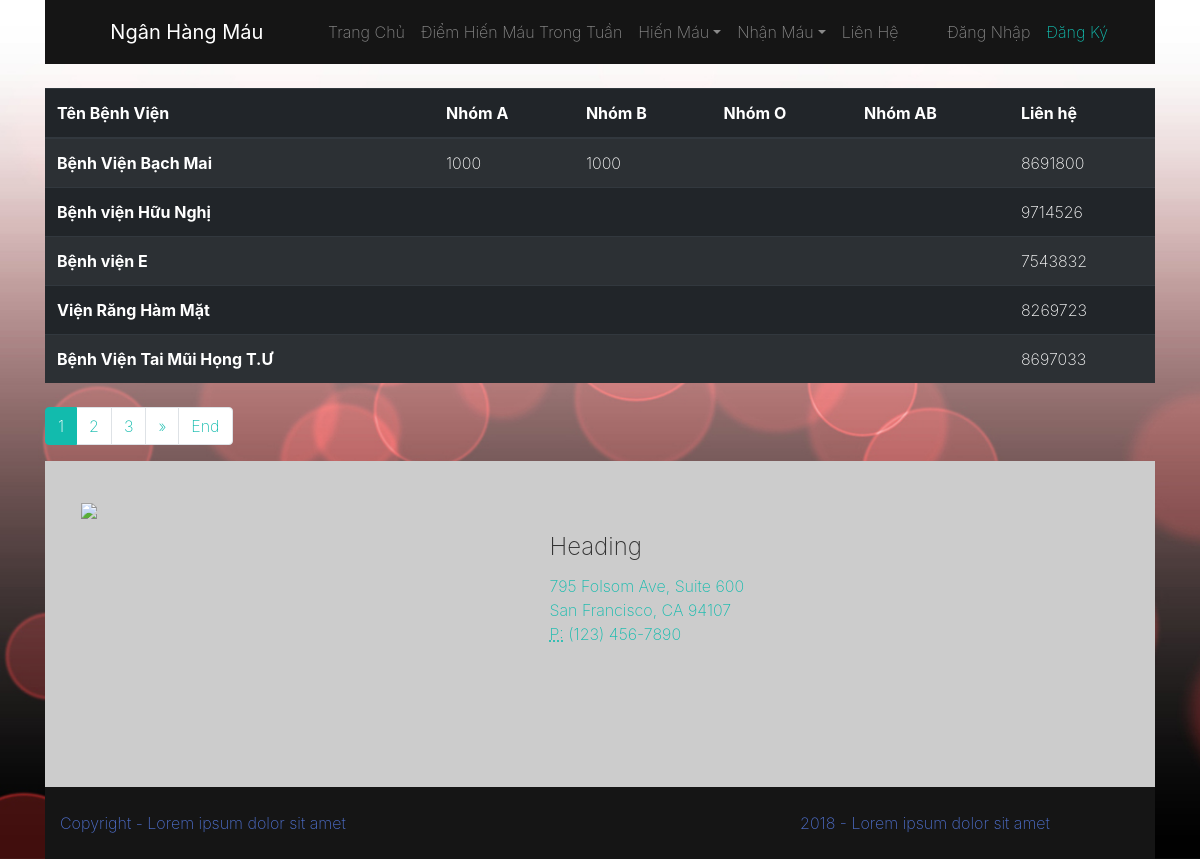
The page /danh-sach-benh-vien.php on the database its author committed.
### tables this page shows
CREATE TABLE `benhvien` (
  `maBV` int(11) NOT NULL,
  `tenBV` varchar(30) NOT NULL,
  `nhomA` int(11) DEFAULT NULL,
  `nhomB` int(11) DEFAULT NULL,
  `nhomO` int(11) DEFAULT NULL,
  `nhomAB` int(11) DEFAULT NULL,
  `lienHe` varchar(30) DEFAULT NULL
);

### controllers/benhvien_controller.php (called while the page is built, shortened)
<?php
include 'models/benhvien_model.php';
include 'models/pagination.php';
class C_benhvien{
    public function hienthi_phantrang()
    {
        $benhvien = new M_benhvien();
        $bang = $benhvien->chon_tatca();
        $bang_hientai = (isset($_GET['page'])) ? $_GET['page'] : 1;
        $pagination = new pagination(count($bang), $bang_hientai, 5, 3);
        $paginationHTML = $pagination->showPagination();
        $limit = $pagination->_nItemOnPage;
        $vitri = ($bang_hientai - 1) * $limit;
        $bang = $benhvien->chon_tatca($vitri,$limit);
        return array('bang'=>$bang, 'paginationHTML'=>$paginationHTML);
    }
}
?>

### danh-sach-benh-vien.php (called while the page is built)
<?php
include 'controllers/benhvien_controller.php';
$benhvien = new C_benhvien();
$noi_dung = $benhvien->hienthi_phantrang();
$bang = $noi_dung['bang'];
$pagination = $noi_dung['paginationHTML'];
include 'views/danhsachbenhvien.php';

### models/connection.php (called while the page is built, shortened)
<?php
class Database{
    public $_dbh = '';
    public $_sql = '';
    public function Database() {
        $this->_dbh = new PDO('mysql:host=localhost; dbname=nganhangmau','root','');
        $this->_dbh->query('set names "utf8"');
    }
    public function setQuery($sql) {
        $this->_sql = $sql;
    }
    public function execute($options=array()) {
        $this->_cursor = $this->_dbh->prepare($this->_sql);
        $this->_cursor->execute();
        return $this->_cursor;
    }
    public function loadAllRows($options=array()) {
        if(!$options) {
            if(!$result = $this->execute())
                return false;
        }
        else {
            if(!$result = $this->execute($options))
                return false;
        }
        return $result->fetchAll(PDO::FETCH_OBJ);
    }
}
?>

### models/benhvien_model.php (called while the page is built, shortened)
<?php
include_once 'connection.php';
class M_benhvien extends Database {
    public function chon_tatca($vitri=-1, $limit=-1)
    {
        $sql = "SELECT * FROM benhvien";
        if($vitri >= 0 &&  $limit > 1){
            $sql .= " LIMIT $vitri, $limit";
        }
        return $this->loadAllRows();
    }
}
?>

### views/danhsachbenhvien.php (the view)
<?php include 'head.php' ?>
    <div class="hospital-list">
     <table class="table table-striped table-dark ">
        <thead>
          <tr>
            <th scope="col">Tên Bệnh Viện</th>
            <th scope="col">Nhóm A</th>
            <th scope="col">Nhóm B</th>
            <th scope="col">Nhóm O</th>
            <th scope="col">Nhóm AB</th>
            <th scope="col">Liên hệ</th>
          </tr>
        </thead>
        <tbody>
        <?php
          for($i=0; $i < count($bang); $i++) {
        ?>
            <tr>
              <th scope="row"><?php echo $bang[$i]->tenBV ?></th>
              <td><?php echo $bang[$i]->nhomA ?></td>
              <td><?php echo $bang[$i]->nhomB ?></td>
              <td><?php echo $bang[$i]->nhomO ?></td>
              <td><?php echo $bang[$i]->nhomAB ?></td>
              <td><?php echo $bang[$i]->lienHe ?></td>
            </tr>
        <?php
          }
        ?>
      </tbody>
    </table>
    <?php echo $pagination; ?>
    </div>
<?php include 'foot.php' ?>

### models/pagination.php (shortened to what this page needs)
<?php
class pagination{
	private $_nPageShow ;
	private $_totalPage;
	private $_currentPage;
	public function __construct($totalItem,$currentPage = 1,$nItemOnPage = 5,$nPageShow = 5){
		$this->_nItemOnPage	= $nItemOnPage;
		$this->_nPageShow 	= $nPageShow;
		$this->_currentPage = $currentPage;
		$this->_totalPage  	= ceil($totalItem/$nItemOnPage);
	}
	public function showPagination(){
		$paginationHTML = '';
		if($this->_totalPage > 1){
			$actual_link = (isset($_SERVER['HTTPS']) ? "https" : "http") . "://$_SERVER[HTTP_HOST]$_SERVER[REQUEST_URI]";
			$start 	= '';
			$prev 	= '';
			$next 	= '';
			$end 	= '';
			if($this->_currentPage < $this->_totalPage){
				$next 	= "<li class='page-item' ><a class='page-link' href='$actual_link?page=".($this->_currentPage+1)."'>»</a></li>";
				$end 	= "<li class='page-item' ><a class='page-link' href='$actual_link?page=".$this->_totalPage."'>End</a></li>";
			}
			if($this->_nPageShow < $this->_totalPage){
				if($this->_currentPage == 1){
					$startPage 	= 1;
					$endPage 	= $this->_nPageShow;
				}else if($this->_currentPage == $this->_totalPage){
					$startPage		= $this->_totalPage - $this->_nPageShow + 1;
					$endPage		= $this->_totalPage;
				}
			}else{
				$startPage		= 1;
				$endPage		= $this->_totalPage;
			}
			$listPages = '';
			for($i = $startPage; $i <= $endPage; $i++){
				if($i == $this->_currentPage) {
					$listPages .= "<li class='page-item active'><a class='page-link' href='#'>".$i.'</a>';
				}else{
					$listPages .= "<li class='page-item' ><a class='page-link' href='$actual_link?page=".$i."'>".$i.'</a>';
				}
			}
			$paginationHTML = '<ul class="pagination">'.$start.$prev.$listPages.$next.$end.'</ul>';
		}
		$paginationNav = '<nav aria-label="Page navigation example">' . $paginationHTML . '</nav>';
		return $paginationNav;
	}
}
 ?>

### views/head.php (shortened to what this page needs)
<!DOCTYPE html>
<html>
<head>
  <link rel="stylesheet" type="text/css" href="font-awesome.min.css">
  <link rel="stylesheet" type="text/css" href="bootstrap-4.1.3.css">
  <link rel="stylesheet" type="text/css" href="public/style.css">
</head>
<body>
  <div class="container">
    <nav class="navbar navbar-expand-md navbar-dark bg-dark mb-3">
        <div class="container">
          <div class="collapse navbar-collapse" id="navbar12">
            <a class="navbar-brand d-none d-md-block" href="index.php">
              <i class="fa d-inline fa-lg fa-circle"></i>
              <b> Ngân Hàng Máu</b>
            </a>
            <ul class="navbar-nav mx-auto">
              <li class="nav-item"> <a class="nav-link" href="index.php">Trang Chủ<br></a> </li>
              <li class="nav-item"> <a class="nav-link" href="#">Điểm Hiến Máu Trong Tuần<br></a> </li>
              <li class="nav-item dropdown"> <a class="nav-link dropdown-toggle" href="#" id="navbarDropdown" role="button"
                  data-toggle="dropdown" aria-haspopup="true" aria-expanded="false">Hiến Máu</a>
              </li>
              <li class="nav-item dropdown"> <a class="nav-link dropdown-toggle" href="#" id="navbarDropdown" role="button"
                  data-toggle="dropdown" aria-haspopup="true" aria-expanded="false">Nhận Máu</a>
              </li>
              <li class="nav-item"> <a class="nav-link" href="#">Liên Hệ</a> </li>
            </ul>
            <?php if(!( isset($_SESSION['sessionid'] ))){ ?>
          <ul class="navbar-nav">
            <li class="nav-item"> <a class="nav-link" href="dang-nhap.php">Đăng Nhập</a> </li>
            <li class="nav-item"> <a class="nav-link text-primary" href="dang-ky.php">Đăng Ký</a> </li>
          </ul>
          <?php } ?>
          </div>
        </div>
      </nav>

### views/foot.php (shortened to what this page needs)
<div class="bg-info p-4">
      <div class="container">
        <div class="row">
          <div class="p-0 col-lg-4 col-md-6">
            <img class="img-fluid" src="https://maps.googleapis.com/maps/api/staticmap?key=AIzaSyDW8nO9JhT_pEjebobq9pgUF2cEp0EUb1I&amp;markers=folsom+Ave+san+francisco&amp;center=folsom+Ave+san+francisco&amp;zoom=16&amp;size=640x450&amp;sensor=false&amp;scale=2">
          </div>
          <div class="col-md-5 align-self-center p-4 offset-md-1">
            <h4>Heading</h4>
            <p class="mb-4 text-primary">795 Folsom Ave, Suite 600 <br>San Francisco, CA 94107 <br> <abbr title="Phone">P:</abbr>
              (123) 456-7890 </p>
            <div class="row text-center">
              <div class="col-md-2 col-3">
                <a href="#" target="_blank"><i class="fa fa-facebook text-primary fa-2x"></i></a>
              </div>
              <div class="col-md-2 col-3">
                <a href="#" target="_blank"><i class="fa fa-twitter text-primary fa-2x"></i></a>
              </div>
              <div class="col-md-2 col-3">
                <a href="#" target="_blank"><i class="fa fa-instagram text-primary fa-2x"></i></a>
              </div>
              <div class="col-md-2 col-3">
                <a href="#" target="_blank"><i class="fa text-primary fa-2x fa-pinterest-p"></i></a>
              </div>
            </div>
          </div>
        </div>
      </div>
    </div>
    <div class="bg-dark py-3">
      <div class="container">
        <div class="row d-flex justify-content-between">
          <div class="col-lg-4 col-md-6">
            <p class="text-secondary mb-0">Copyright - Lorem ipsum dolor sit amet</p>
          </div>
          <div class="col-lg-4 col-md-6">
            <p class="text-secondary mb-0">2018 - Lorem ipsum dolor sit amet</p>
          </div>
        </div>
      </div>
    </div>
  </div>
</body>
</html>

### public/style.css (style rules this page uses)
body { background-image: url(./body-bg.jpg); background-size: cover; }

### rows shown on the page
benhvien: tenBV "Bệnh Viện Bạch Mai", nhomA "1000", nhomB "1000", lienHe "8691800"
benhvien: tenBV "Bệnh viện Hữu Nghị", lienHe "9714526"
benhvien: tenBV "Bệnh viện E", lienHe "7543832"
benhvien: tenBV "Viện Răng Hàm Mặt", lienHe "8269723"
benhvien: tenBV "Bệnh Viện Tai Mũi Họng T.Ư", lienHe "8697033"
